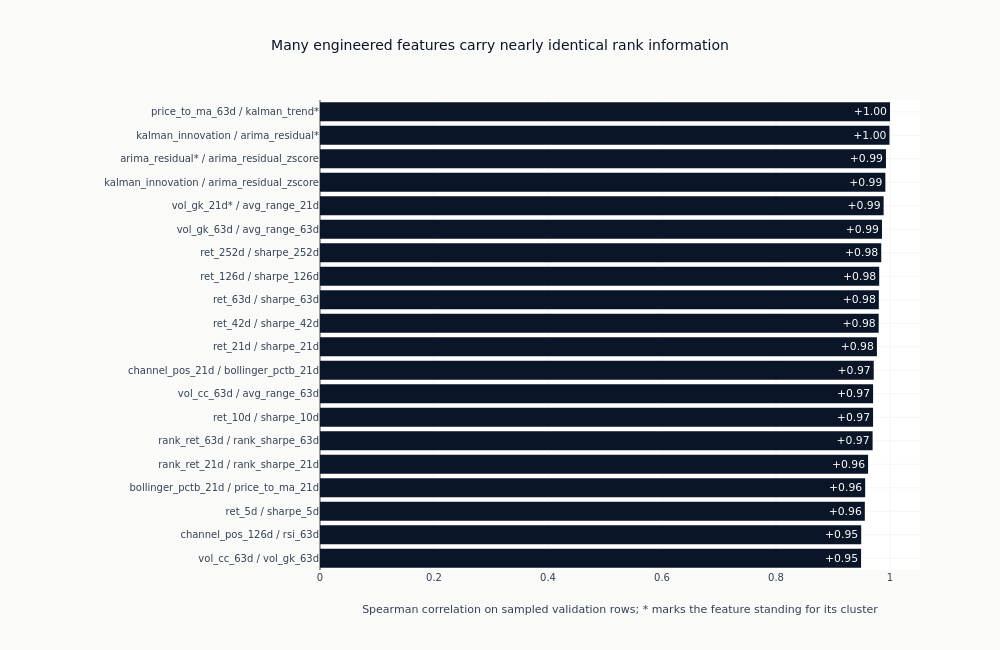

This figure's notebook cell:
### Code cell
if high_correlation_pairs:
    correlation_plot = pl.DataFrame(
        [
            {"pair": pair_label(pair), "correlation": pair["correlation"]}
            for pair in high_correlation_pairs[:20]
        ]
    ).sort("correlation")
    fig = go.Figure(
        go.Bar(
            x=correlation_plot["correlation"],
            y=correlation_plot["pair"],
            orientation="h",
            marker_color=[
                COLORS["blue"] if value > 0 else COLORS["copper"]
                for value in correlation_plot["correlation"]
            ],
            text=[f"{value:+.2f}" for value in correlation_plot["correlation"]],
            textposition="inside",
        )
    )
    fig.update_layout(
        title="Many engineered features carry nearly identical rank information",
        xaxis_title=(
            "Spearman correlation on sampled validation rows; "
            "* marks the feature standing for its cluster"
        ),
        height=650,
        width=1000,
        margin={"l": 320},
    )
    fig.show()

### Figure 1 — Plotly figure (JSON) as saved in the notebook; plotly's stock layout.template omitted (floating-point values rounded to 4 significant figures)
{"data": [{"marker": {"color": ["#0a1628", "#0a1628", "#0a1628", "#0a1628", "#0a1628", "#0a1628", "#0a1628", "#0a1628", "#0a1628", "#0a1628", "#0a1628", "#0a1628", "#0a1628", "#0a1628", "#0a1628", "#0a1628", "#0a1628", "#0a1628", "#0a1628", "#0a1628"]}, "orientation": "h", "text": ["+0.95", "+0.95", "+0.96", "+0.96", "+0.96", "+0.97", "+0.97", "+0.97", "+0.97", "+0.98", "+0.98", "+0.98", "+0.98", "+0.98", "+0.99", "+0.99", "+0.99", "+0.99", "+1.00", "+1.00"], "textposition": "inside", "type": "bar", "x": [0.9492, 0.9494, 0.9558, 0.9564, 0.9615, 0.9694, 0.9702, 0.9703, 0.9714, 0.977, 0.9801, 0.9804, 0.981, 0.9846, 0.9859, 0.9888, 0.9918, 0.9929, 0.999, 1.0], "y": ["vol_cc_63d / vol_gk_63d", "channel_pos_126d / rsi_63d", "ret_5d / sharpe_5d", "bollinger_pctb_21d / price_to_ma_21d", "rank_ret_21d / rank_sharpe_21d", "rank_ret_63d / rank_sharpe_63d", "ret_10d / sharpe_10d", "vol_cc_63d / avg_range_63d", "channel_pos_21d / bollinger_pctb_21d", "ret_21d / sharpe_21d", "ret_42d / sharpe_42d", "ret_63d / sharpe_63d", "ret_126d / sharpe_126d", "ret_252d / sharpe_252d", "vol_gk_63d / avg_range_63d", "vol_gk_21d* / avg_range_21d", "kalman_innovation / arima_residual_zscore", "arima_residual* / arima_residual_zscore", "kalman_innovation / arima_residual*", "price_to_ma_63d / kalman_trend*"]}], "layout": {"height": 650, "margin": {"l": 320}, "title": {"text": "Many engineered features carry nearly identical rank information"}, "width": 1000, "xaxis": {"title": {"text": "Spearman correlation on sampled validation rows; * marks the feature standing for its cluster"}}}}
